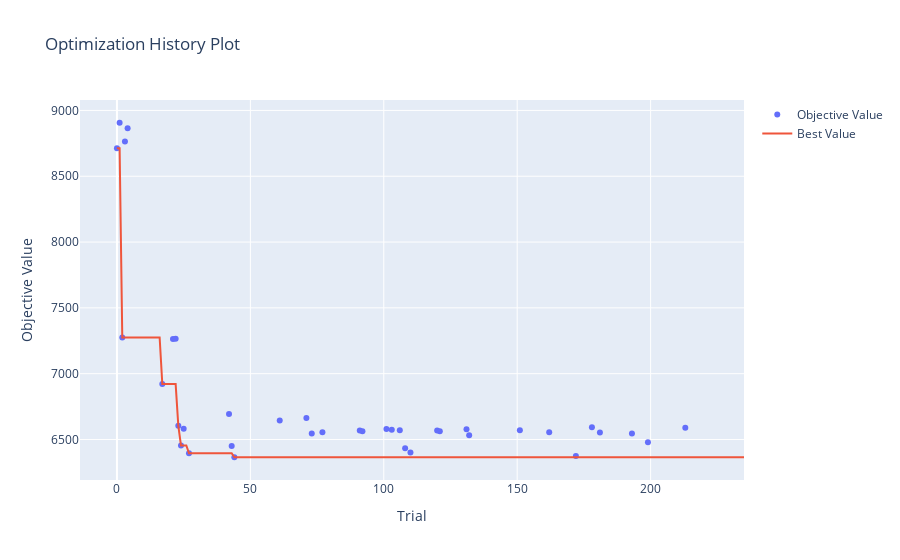

The cell this chart's notebook holds for it:
### Markdown cell above
## 5. Visualizaciones (5 puntos)

<p align="center">
  <img src="https://media.tenor.com/F-LgB1xTebEAAAAd/look-at-this-graph-nickelback.gif">
</p>


Satisfecho con su trabajo, Fiu le pregunta si es posible generar visualizaciones que permitan entender el entrenamiento de su modelo.

A partir del siguiente <a href = https://optuna.readthedocs.io/en/stable/tutorial/10_key_features/005_visualization.html#visualization>enlace</a>, genere las siguientes visualizaciones:

1. Gráfico de historial de optimización [1 punto]
2. Gráfico de coordenadas paralelas [1 punto]
3. Gráfico de importancia de hiperparámetros [1 punto]

Comente sus resultados:

4. ¿Desde qué *trial* se empiezan a observar mejoras notables en sus resultados? [0.5 puntos]
5. ¿Qué tendencias puede observar a partir del gráfico de coordenadas paralelas? [1 punto]
6. ¿Cuáles son los hiperparámetros con mayor importancia para la optimización de su modelo? [0.5 puntos]

### Code cell
from optuna.visualization import plot_optimization_history

# Grafico de historial de optimizacion
plot_optimization_history(study_p)

### Figure 1 — Plotly figure (JSON) as saved in the notebook; plotly's stock layout.template omitted (floating-point values rounded to 4 significant figures; data arrays with more than 128 entries replaced by an {"elided": "..."} marker saying what was removed)
{"data": [{"mode": "markers", "name": "Objective Value", "type": "scatter", "x": [0, 1, 2, 3, 4, 17, 21, 22, 23, 24, 25, 27, 42, 43, 44, 61, 71, 73, 77, 91, 92, 101, 103, 106, 108, 110, 120, 121, 131, 132, 151, 162, 172, 178, 181, 193, 199, 213], "y": [8712.0, 8906.0, 7275.0, 8763.0, 8864.0, 6921.0, 7264.0, 7265.0, 6604.0, 6455.0, 6581.0, 6396.0, 6694.0, 6450.0, 6365.0, 6645.0, 6663.0, 6546.0, 6555.0, 6569.0, 6562.0, 6580.0, 6574.0, 6571.0, 6433.0, 6402.0, 6567.0, 6562.0, 6578.0, 6532.0, 6571.0, 6556.0, 6374.0, 6594.0, 6552.0, 6545.0, 6480.0, 6588.0]}, {"mode": "lines", "name": "Best Value", "type": "scatter", "x": {"elided": "236 int values"}, "y": {"elided": "236 float values"}}, {"marker": {"color": "#cccccc"}, "mode": "markers", "name": "Infeasible Trial", "showlegend": false, "type": "scatter", "x": [], "y": []}], "layout": {"title": {"text": "Optimization History Plot"}, "xaxis": {"title": {"text": "Trial"}}, "yaxis": {"title": {"text": "Objective Value"}}}}
